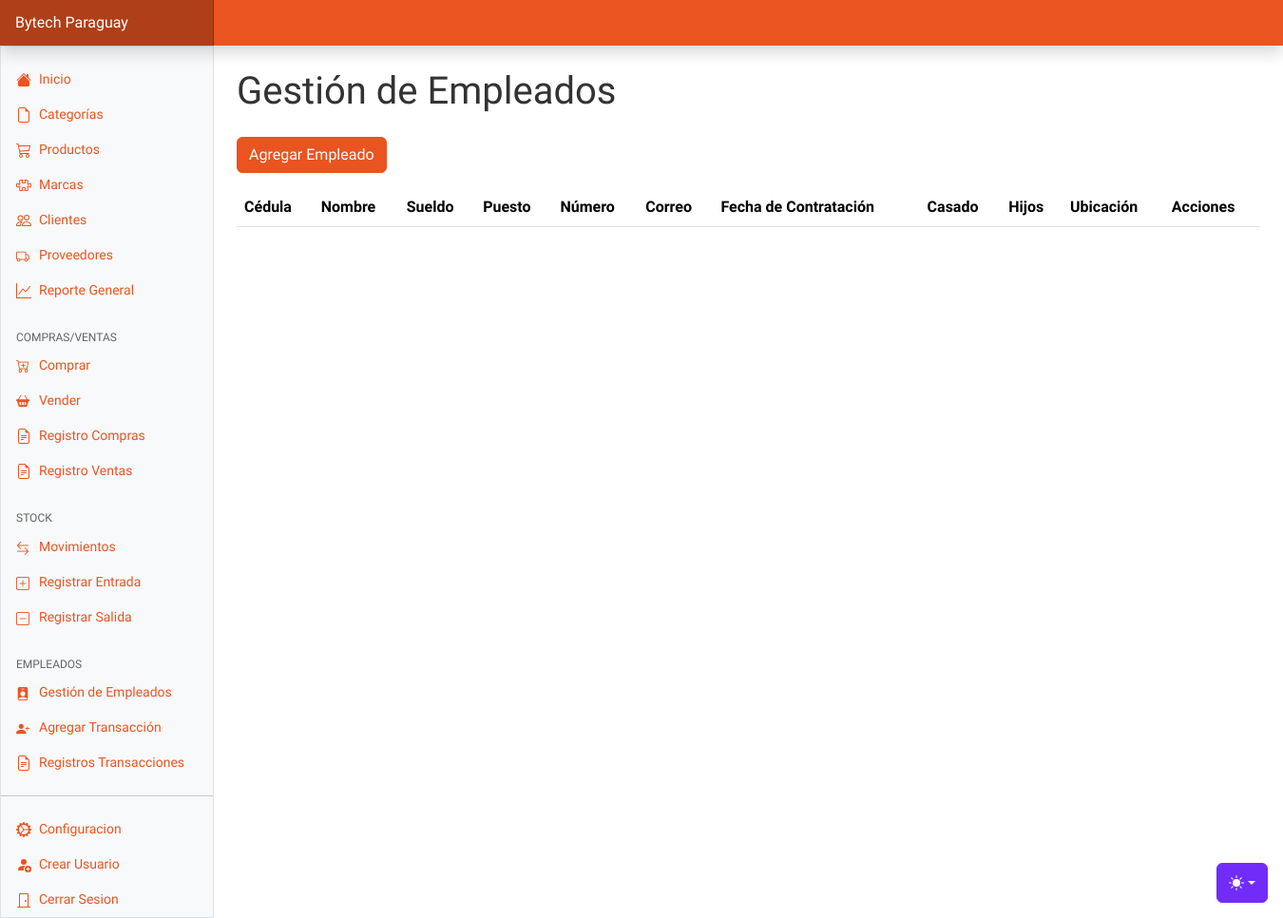
Page /empleados.php (signed in) on the earlier database version.
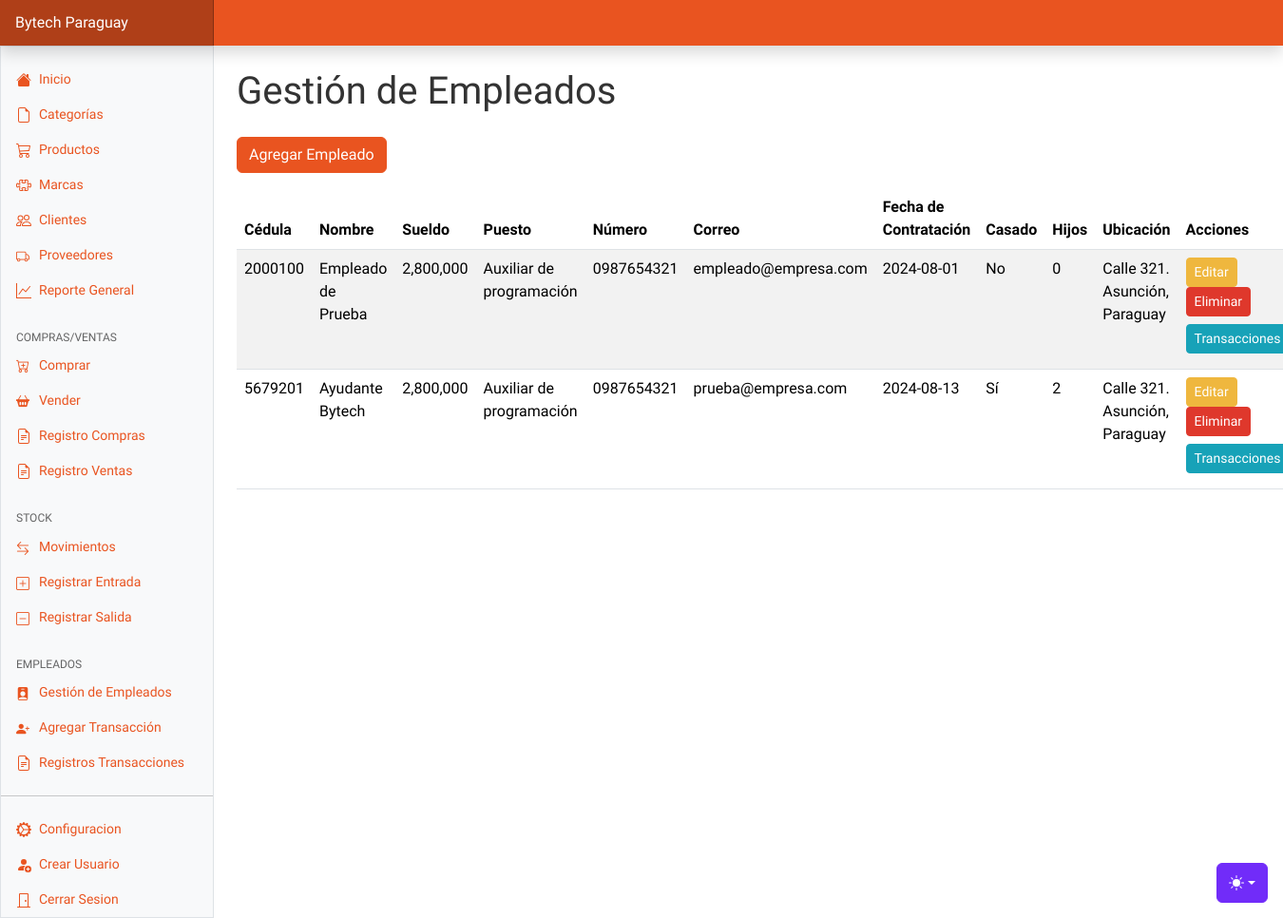
Same page on the later database version.
### tables this page shows
CREATE TABLE `empleados` (
  `id` int(11) NOT NULL,
  `cedula` varchar(20) NOT NULL,
  `nombre` varchar(100) NOT NULL,
  `sueldo` decimal(10,2) NOT NULL,
  `puesto` varchar(100) NOT NULL,
  `numero` varchar(20) NOT NULL,
  `correo` varchar(100) NOT NULL,
  `fecha_contratacion` date NOT NULL,
  `casado` tinyint(1) NOT NULL,
  `hijos` int(11) NOT NULL,
  `ubicacion` varchar(255) NOT NULL
);

### empleados.php (the view, shortened to what this page needs)
<?php
require "config/start.php";
$sql = "SELECT * FROM empleados";
$stmt = $pdo->query($sql);
$result = $stmt->fetchAll();
?>
<!DOCTYPE html>
<html lang="es">
<head>
    <?php include 'components/head.php'?>
</head>
<body>
<?php include 'components/header.php'?>
    <main class="col-md-9 ms-sm-auto col-lg-10 px-md-4">
        <h1 class="mt-4">Gestión de Empleados</h1>
        <button class="btn btn-primary my-3" data-bs-toggle="modal" data-bs-target="#addEmployeeModal">Agregar Empleado</button>
        <table class="table table-striped">
    <thead>
        <tr>
            <th>Cédula</th>
            <th>Nombre</th>
            <th>Sueldo</th>
            <th>Puesto</th>
            <th>Número</th>
            <th>Correo</th>
            <th>Fecha de Contratación</th>
            <th>Casado</th>
            <th>Hijos</th>
            <th>Ubicación</th>
            <th>Acciones</th>
        </tr>
    </thead>
    <tbody>
        <?php foreach ($result as $row): ?>
            <tr>
                <td><?= htmlspecialchars($row['cedula']) ?></td>
                <td><?= htmlspecialchars($row['nombre']) ?></td>
                <td><?= htmlspecialchars(number_format($row['sueldo'],0)) ?></td>
                <td><?= htmlspecialchars($row['puesto']) ?></td>
                <td><?= htmlspecialchars($row['numero']) ?></td>
                <td><?= htmlspecialchars($row['correo']) ?></td>
                <td><?= htmlspecialchars($row['fecha_contratacion']) ?></td>
                <td><?= $row['casado'] ? 'Sí' : 'No' ?></td>
                <td><?= htmlspecialchars($row['hijos']) ?></td>
                <td><?= htmlspecialchars($row['ubicacion']) ?></td>
                <td>
                    <button class="btn btn-warning btn-sm" data-bs-toggle="modal" data-bs-target="#editEmployeeModal"
                            data-id="<?= htmlspecialchars($row['id']) ?>" data-cedula="<?= htmlspecialchars($row['cedula']) ?>"
                            data-nombre="<?= htmlspecialchars($row['nombre']) ?>" data-sueldo="<?= htmlspecialchars($row['sueldo']) ?>"
                            data-puesto="<?= htmlspecialchars($row['puesto']) ?>" data-numero="<?= htmlspecialchars($row['numero']) ?>"
                            data-correo="<?= htmlspecialchars($row['correo']) ?>" data-fecha_contratacion="<?= htmlspecialchars($row['fecha_contratacion']) ?>"
                            data-casado="<?= htmlspecialchars($row['casado']) ?>" data-hijos="<?= htmlspecialchars($row['hijos']) ?>"
                            data-ubicacion="<?= htmlspecialchars($row['ubicacion']) ?>">
                        Editar
                    </button>
                    <form method="post" style="display:inline-block">
                        <button type="submit" name="delete" class="btn btn-danger btn-sm">Eliminar</button>
                    </form>
                    <a href="verTransacciones.php?empleado_id=<?= $row['id'] ?>" class="btn btn-info btn-sm my-2"> Transacciones</a>
                </td>
            </tr>
        <?php endforeach; ?>
    </tbody>
</table>
    </main>
</body>
</html>

Differences in the rows shown:
added empleados: cedula "2000100", nombre "Empleado de Prueba", sueldo "2,800,000", puesto "Auxiliar de programación", numero "0987654321", correo "empleado@empresa.com", fecha_contratacion "2024-08-01", casado "No", hijos "0", ubicacion "Calle 321. Asunción, Paraguay"
added empleados: cedula "5679201", nombre "Ayudante Bytech", sueldo "2,800,000", puesto "Auxiliar de programación", numero "0987654321", correo "prueba@empresa.com", fecha_contratacion "2024-08-13", casado "Sí", hijos "2", ubicacion "Calle 321. Asunción, Paraguay"
